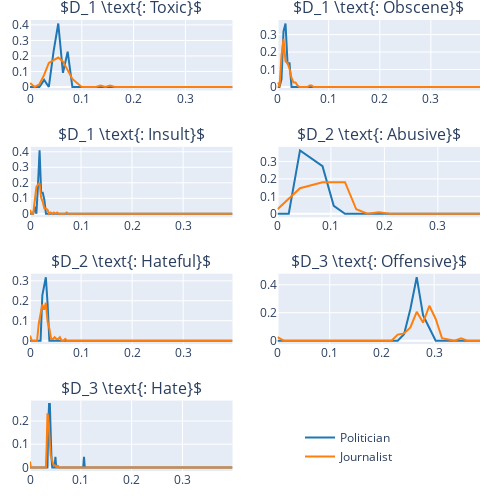

Write notebook code for a chart like this one.
### Code cell
fig = make_subplots(rows=4, cols=2, subplot_titles=names)
fig.update_layout(
    autosize=False,
    width=500,
    height=500)

fig.update_layout(
    legend=dict(x=0.6, y=0),
    margin=dict(l=20, r=20, t=20, b=20)
)

df = target_users_df.loc[target_users_df['gender']=='female']
c = 0
showlegend=True
for col_name in frac_columns:
    all_scores = df[col_name]
    p_scores = df.loc[df['category']=='politician'][col_name]
    j_scores = df.loc[df['category']=='journalist'][col_name]
    bin_edges = np.histogram_bin_edges(all_scores, bins='auto', range=(0.0, 0.4))
    
    weights = np.ones_like(p_scores)/(len(p_scores))
    hist, _= np.histogram(p_scores, bins=bin_edges, weights=weights)
    
    fig.add_trace(
        go.Scatter(
            x=bin_edges, y=hist, 
            name='Politician', 
            mode='lines', 
            legendgroup="group", 
            showlegend=showlegend,
            line=dict(color="#1f77b4"),
        ),
        col= c % 2 + 1, row= c // 2 + 1
    )
    
    weights = np.ones_like(j_scores)/(len(j_scores))
    hist, _= np.histogram(j_scores, bins=bin_edges, weights=weights)
    fig.add_trace(
        go.Scatter(
            x=bin_edges, y=hist,
            name='Journalist', 
            mode='lines', 
            legendgroup="group", 
            showlegend=showlegend,
            line=dict(color="#ff7f0e"),
        ),
        col= c % 2 + 1, row= c // 2 + 1
    )
    c += 1
    showlegend = False
# fig.write_image("figures/victim_harassment_fractions.png")
fig.show()

### Figure 1 — Plotly figure (JSON) as saved in the notebook; plotly's stock layout.template omitted (floating-point values rounded to 4 significant figures; data arrays with more than 128 entries replaced by an {"elided": "..."} marker saying what was removed)
{"data": [{"legendgroup": "group", "line": {"color": "#1f77b4"}, "mode": "lines", "name": "Politician", "showlegend": true, "type": "scatter", "x": [0, 0.009091, 0.01818, 0.02727, 0.03636, 0.04545, 0.05455, 0.06364, 0.07273, 0.08182, 0.09091, 0.1, 0.1091, 0.1182, 0.1273, 0.1364, 0.1455, 0.1545, 0.1636, 0.1727, 0.1818, 0.1909, 0.2, 0.2091, 0.2182, 0.2273, 0.2364, 0.2455, 0.2545, 0.2636, 0.2727, 0.2818, 0.2909, 0.3, 0.3091, 0.3182, 0.3273, 0.3364, 0.3455, 0.3545, 0.3636, 0.3727, 0.3818, 0.3909, 0.4], "xaxis": "x", "y": [0, 0, 0, 0.04545, 0, 0.2273, 0.4091, 0.09091, 0.2273, 0, 0, 0, 0, 0, 0, 0, 0, 0, 0, 0, 0, 0, 0, 0, 0, 0, 0, 0, 0, 0, 0, 0, 0, 0, 0, 0, 0, 0, 0, 0, 0, 0, 0, 0], "yaxis": "y"}, {"legendgroup": "group", "line": {"color": "#ff7f0e"}, "mode": "lines", "name": "Journalist", "showlegend": true, "type": "scatter", "x": [0, 0.009091, 0.01818, 0.02727, 0.03636, 0.04545, 0.05455, 0.06364, 0.07273, 0.08182, 0.09091, 0.1, 0.1091, 0.1182, 0.1273, 0.1364, 0.1455, 0.1545, 0.1636, 0.1727, 0.1818, 0.1909, 0.2, 0.2091, 0.2182, 0.2273, 0.2364, 0.2455, 0.2545, 0.2636, 0.2727, 0.2818, 0.2909, 0.3, 0.3091, 0.3182, 0.3273, 0.3364, 0.3455, 0.3545, 0.3636, 0.3727, 0.3818, 0.3909, 0.4], "xaxis": "x", "y": [0.02586, 0, 0.01724, 0.07759, 0.1552, 0.1724, 0.1897, 0.1638, 0.1034, 0.05172, 0.02586, 0, 0, 0, 0, 0.008621, 0, 0.008621, 0, 0, 0, 0, 0, 0, 0, 0, 0, 0, 0, 0, 0, 0, 0, 0, 0, 0, 0, 0, 0, 0, 0, 0, 0, 0], "yaxis": "y"}, {"legendgroup": "group", "line": {"color": "#1f77b4"}, "mode": "lines", "name": "Politician", "showlegend": false, "type": "scatter", "x": [0, 0.003922, 0.007843, 0.01176, 0.01569, 0.01961, 0.02353, 0.02745, 0.03137, 0.03529, 0.03922, 0.04314, 0.04706, 0.05098, 0.0549, 0.05882, 0.06275, 0.06667, 0.07059, 0.07451, 0.07843, 0.08235, 0.08627, 0.0902, 0.09412, 0.09804, 0.102, 0.1059, 0.1098, 0.1137, 0.1176, 0.1216, 0.1255, 0.1294, 0.1333, 0.1373, 0.1412, 0.1451, 0.149, 0.1529, 0.1569, 0.1608, 0.1647, 0.1686, 0.1725, 0.1765, 0.1804, 0.1843, 0.1882, 0.1922, 0.1961, 0.2, 0.2039, 0.2078, 0.2118, 0.2157, 0.2196, 0.2235, 0.2275, 0.2314, 0.2353, 0.2392, 0.2431, 0.2471, 0.251, 0.2549, 0.2588, 0.2627, 0.2667, 0.2706, 0.2745, 0.2784, 0.2824, 0.2863, 0.2902, 0.2941, 0.298, 0.302, 0.3059, 0.3098, 0.3137, 0.3176, 0.3216, 0.3255, 0.3294, 0.3333, 0.3373, 0.3412, 0.3451, 0.349, 0.3529, 0.3569, 0.3608, 0.3647, 0.3686, 0.3725, 0.3765, 0.3804, 0.3843, 0.3882, 0.3922, 0.3961, 0.4], "xaxis": "x2", "y": [0, 0, 0.04545, 0.3182, 0.3636, 0.1364, 0.1364, 0, 0, 0, 0, 0, 0, 0, 0, 0, 0, 0, 0, 0, 0, 0, 0, 0, 0, 0, 0, 0, 0, 0, 0, 0, 0, 0, 0, 0, 0, 0, 0, 0, 0, 0, 0, 0, 0, 0, 0, 0, 0, 0, 0, 0, 0, 0, 0, 0, 0, 0, 0, 0, 0, 0, 0, 0, 0, 0, 0, 0, 0, 0, 0, 0, 0, 0, 0, 0, 0, 0, 0, 0, 0, 0, 0, 0, 0, 0, 0, 0, 0, 0, 0, 0, 0, 0, 0, 0, 0, 0, 0, 0, 0, 0], "yaxis": "y2"}, {"legendgroup": "group", "line": {"color": "#ff7f0e"}, "mode": "lines", "name": "Journalist", "showlegend": false, "type": "scatter", "x": [0, 0.003922, 0.007843, 0.01176, 0.01569, 0.01961, 0.02353, 0.02745, 0.03137, 0.03529, 0.03922, 0.04314, 0.04706, 0.05098, 0.0549, 0.05882, 0.06275, 0.06667, 0.07059, 0.07451, 0.07843, 0.08235, 0.08627, 0.0902, 0.09412, 0.09804, 0.102, 0.1059, 0.1098, 0.1137, 0.1176, 0.1216, 0.1255, 0.1294, 0.1333, 0.1373, 0.1412, 0.1451, 0.149, 0.1529, 0.1569, 0.1608, 0.1647, 0.1686, 0.1725, 0.1765, 0.1804, 0.1843, 0.1882, 0.1922, 0.1961, 0.2, 0.2039, 0.2078, 0.2118, 0.2157, 0.2196, 0.2235, 0.2275, 0.2314, 0.2353, 0.2392, 0.2431, 0.2471, 0.251, 0.2549, 0.2588, 0.2627, 0.2667, 0.2706, 0.2745, 0.2784, 0.2824, 0.2863, 0.2902, 0.2941, 0.298, 0.302, 0.3059, 0.3098, 0.3137, 0.3176, 0.3216, 0.3255, 0.3294, 0.3333, 0.3373, 0.3412, 0.3451, 0.349, 0.3529, 0.3569, 0.3608, 0.3647, 0.3686, 0.3725, 0.3765, 0.3804, 0.3843, 0.3882, 0.3922, 0.3961, 0.4], "xaxis": "x2", "y": [0.02586, 0, 0.181, 0.2759, 0.1466, 0.1379, 0.1034, 0.05172, 0.02586, 0.02586, 0.008621, 0, 0, 0, 0, 0, 0.008621, 0.008621, 0, 0, 0, 0, 0, 0, 0, 0, 0, 0, 0, 0, 0, 0, 0, 0, 0, 0, 0, 0, 0, 0, 0, 0, 0, 0, 0, 0, 0, 0, 0, 0, 0, 0, 0, 0, 0, 0, 0, 0, 0, 0, 0, 0, 0, 0, 0, 0, 0, 0, 0, 0, 0, 0, 0, 0, 0, 0, 0, 0, 0, 0, 0, 0, 0, 0, 0, 0, 0, 0, 0, 0, 0, 0, 0, 0, 0, 0, 0, 0, 0, 0, 0, 0], "yaxis": "y2"}, {"legendgroup": "group", "line": {"color": "#1f77b4"}, "mode": "lines", "name": "Politician", "showlegend": false, "type": "scatter", "x": {"elided": "129 float values"}, "xaxis": "x3", "y": [0, 0, 0, 0.04545, 0, 0.1818, 0.4091, 0.1364, 0.1364, 0.09091, 0, 0, 0, 0, 0, 0, 0, 0, 0, 0, 0, 0, 0, 0, 0, 0, 0, 0, 0, 0, 0, 0, 0, 0, 0, 0, 0, 0, 0, 0, 0, 0, 0, 0, 0, 0, 0, 0, 0, 0, 0, 0, 0, 0, 0, 0, 0, 0, 0, 0, 0, 0, 0, 0, 0, 0, 0, 0, 0, 0, 0, 0, 0, 0, 0, 0, 0, 0, 0, 0, 0, 0, 0, 0, 0, 0, 0, 0, 0, 0, 0, 0, 0, 0, 0, 0, 0, 0, 0, 0, 0, 0, 0, 0, 0, 0, 0, 0, 0, 0, 0, 0, 0, 0, 0, 0, 0, 0, 0, 0, 0, 0, 0, 0, 0, 0, 0, 0], "yaxis": "y3"}, {"legendgroup": "group", "line": {"color": "#ff7f0e"}, "mode": "lines", "name": "Journalist", "showlegend": false, "type": "scatter", "x": {"elided": "129 float values"}, "xaxis": "x3", "y": [0.02586, 0, 0, 0.1034, 0.1724, 0.1897, 0.1983, 0.1034, 0.07759, 0.03448, 0.03448, 0.02586, 0, 0.008621, 0, 0.008621, 0, 0.008621, 0, 0, 0, 0, 0, 0.008621, 0, 0, 0, 0, 0, 0, 0, 0, 0, 0, 0, 0, 0, 0, 0, 0, 0, 0, 0, 0, 0, 0, 0, 0, 0, 0, 0, 0, 0, 0, 0, 0, 0, 0, 0, 0, 0, 0, 0, 0, 0, 0, 0, 0, 0, 0, 0, 0, 0, 0, 0, 0, 0, 0, 0, 0, 0, 0, 0, 0, 0, 0, 0, 0, 0, 0, 0, 0, 0, 0, 0, 0, 0, 0, 0, 0, 0, 0, 0, 0, 0, 0, 0, 0, 0, 0, 0, 0, 0, 0, 0, 0, 0, 0, 0, 0, 0, 0, 0, 0, 0, 0, 0, 0], "yaxis": "y3"}, {"legendgroup": "group", "line": {"color": "#1f77b4"}, "mode": "lines", "name": "Politician", "showlegend": false, "type": "scatter", "x": [0, 0.02105, 0.04211, 0.06316, 0.08421, 0.1053, 0.1263, 0.1474, 0.1684, 0.1895, 0.2105, 0.2316, 0.2526, 0.2737, 0.2947, 0.3158, 0.3368, 0.3579, 0.3789, 0.4], "xaxis": "x4", "y": [0, 0, 0.3636, 0.3182, 0.2727, 0.04545, 0, 0, 0, 0, 0, 0, 0, 0, 0, 0, 0, 0, 0], "yaxis": "y4"}, {"legendgroup": "group", "line": {"color": "#ff7f0e"}, "mode": "lines", "name": "Journalist", "showlegend": false, "type": "scatter", "x": [0, 0.02105, 0.04211, 0.06316, 0.08421, 0.1053, 0.1263, 0.1474, 0.1684, 0.1895, 0.2105, 0.2316, 0.2526, 0.2737, 0.2947, 0.3158, 0.3368, 0.3579, 0.3789, 0.4], "xaxis": "x4", "y": [0.02586, 0.08621, 0.1466, 0.1638, 0.181, 0.181, 0.181, 0.02586, 0, 0.008621, 0, 0, 0, 0, 0, 0, 0, 0, 0], "yaxis": "y4"}, {"legendgroup": "group", "line": {"color": "#1f77b4"}, "mode": "lines", "name": "Politician", "showlegend": false, "type": "scatter", "x": [0, 0.003448, 0.006897, 0.01034, 0.01379, 0.01724, 0.02069, 0.02414, 0.02759, 0.03103, 0.03448, 0.03793, 0.04138, 0.04483, 0.04828, 0.05172, 0.05517, 0.05862, 0.06207, 0.06552, 0.06897, 0.07241, 0.07586, 0.07931, 0.08276, 0.08621, 0.08966, 0.0931, 0.09655, 0.1, 0.1034, 0.1069, 0.1103, 0.1138, 0.1172, 0.1207, 0.1241, 0.1276, 0.131, 0.1345, 0.1379, 0.1414, 0.1448, 0.1483, 0.1517, 0.1552, 0.1586, 0.1621, 0.1655, 0.169, 0.1724, 0.1759, 0.1793, 0.1828, 0.1862, 0.1897, 0.1931, 0.1966, 0.2, 0.2034, 0.2069, 0.2103, 0.2138, 0.2172, 0.2207, 0.2241, 0.2276, 0.231, 0.2345, 0.2379, 0.2414, 0.2448, 0.2483, 0.2517, 0.2552, 0.2586, 0.2621, 0.2655, 0.269, 0.2724, 0.2759, 0.2793, 0.2828, 0.2862, 0.2897, 0.2931, 0.2966, 0.3, 0.3034, 0.3069, 0.3103, 0.3138, 0.3172, 0.3207, 0.3241, 0.3276, 0.331, 0.3345, 0.3379, 0.3414, 0.3448, 0.3483, 0.3517, 0.3552, 0.3586, 0.3621, 0.3655, 0.369, 0.3724, 0.3759, 0.3793, 0.3828, 0.3862, 0.3897, 0.3931, 0.3966, 0.4], "xaxis": "x5", "y": [0, 0, 0, 0, 0, 0, 0, 0.2273, 0.2727, 0.3182, 0.1818, 0, 0, 0, 0, 0, 0, 0, 0, 0, 0, 0, 0, 0, 0, 0, 0, 0, 0, 0, 0, 0, 0, 0, 0, 0, 0, 0, 0, 0, 0, 0, 0, 0, 0, 0, 0, 0, 0, 0, 0, 0, 0, 0, 0, 0, 0, 0, 0, 0, 0, 0, 0, 0, 0, 0, 0, 0, 0, 0, 0, 0, 0, 0, 0, 0, 0, 0, 0, 0, 0, 0, 0, 0, 0, 0, 0, 0, 0, 0, 0, 0, 0, 0, 0, 0, 0, 0, 0, 0, 0, 0, 0, 0, 0, 0, 0, 0, 0, 0, 0, 0, 0, 0, 0, 0], "yaxis": "y5"}, {"legendgroup": "group", "line": {"color": "#ff7f0e"}, "mode": "lines", "name": "Journalist", "showlegend": false, "type": "scatter", "x": [0, 0.003448, 0.006897, 0.01034, 0.01379, 0.01724, 0.02069, 0.02414, 0.02759, 0.03103, 0.03448, 0.03793, 0.04138, 0.04483, 0.04828, 0.05172, 0.05517, 0.05862, 0.06207, 0.06552, 0.06897, 0.07241, 0.07586, 0.07931, 0.08276, 0.08621, 0.08966, 0.0931, 0.09655, 0.1, 0.1034, 0.1069, 0.1103, 0.1138, 0.1172, 0.1207, 0.1241, 0.1276, 0.131, 0.1345, 0.1379, 0.1414, 0.1448, 0.1483, 0.1517, 0.1552, 0.1586, 0.1621, 0.1655, 0.169, 0.1724, 0.1759, 0.1793, 0.1828, 0.1862, 0.1897, 0.1931, 0.1966, 0.2, 0.2034, 0.2069, 0.2103, 0.2138, 0.2172, 0.2207, 0.2241, 0.2276, 0.231, 0.2345, 0.2379, 0.2414, 0.2448, 0.2483, 0.2517, 0.2552, 0.2586, 0.2621, 0.2655, 0.269, 0.2724, 0.2759, 0.2793, 0.2828, 0.2862, 0.2897, 0.2931, 0.2966, 0.3, 0.3034, 0.3069, 0.3103, 0.3138, 0.3172, 0.3207, 0.3241, 0.3276, 0.331, 0.3345, 0.3379, 0.3414, 0.3448, 0.3483, 0.3517, 0.3552, 0.3586, 0.3621, 0.3655, 0.369, 0.3724, 0.3759, 0.3793, 0.3828, 0.3862, 0.3897, 0.3931, 0.3966, 0.4], "xaxis": "x5", "y": [0.02586, 0, 0, 0, 0, 0.08621, 0.1293, 0.181, 0.1552, 0.1897, 0.09483, 0.06034, 0.008621, 0.008621, 0.01724, 0.008621, 0.008621, 0.01724, 0, 0, 0.008621, 0, 0, 0, 0, 0, 0, 0, 0, 0, 0, 0, 0, 0, 0, 0, 0, 0, 0, 0, 0, 0, 0, 0, 0, 0, 0, 0, 0, 0, 0, 0, 0, 0, 0, 0, 0, 0, 0, 0, 0, 0, 0, 0, 0, 0, 0, 0, 0, 0, 0, 0, 0, 0, 0, 0, 0, 0, 0, 0, 0, 0, 0, 0, 0, 0, 0, 0, 0, 0, 0, 0, 0, 0, 0, 0, 0, 0, 0, 0, 0, 0, 0, 0, 0, 0, 0, 0, 0, 0, 0, 0, 0, 0, 0, 0], "yaxis": "y5"}, {"legendgroup": "group", "line": {"color": "#1f77b4"}, "mode": "lines", "name": "Politician", "showlegend": false, "type": "scatter", "x": [0, 0.01212, 0.02424, 0.03636, 0.04848, 0.06061, 0.07273, 0.08485, 0.09697, 0.1091, 0.1212, 0.1333, 0.1455, 0.1576, 0.1697, 0.1818, 0.1939, 0.2061, 0.2182, 0.2303, 0.2424, 0.2545, 0.2667, 0.2788, 0.2909, 0.303, 0.3152, 0.3273, 0.3394, 0.3515, 0.3636, 0.3758, 0.3879, 0.4], "xaxis": "x6", "y": [0, 0, 0, 0, 0, 0, 0, 0, 0, 0, 0, 0, 0, 0, 0, 0, 0, 0, 0, 0, 0.04545, 0.2273, 0.4545, 0.1818, 0.09091, 0, 0, 0, 0, 0, 0, 0, 0], "yaxis": "y6"}, {"legendgroup": "group", "line": {"color": "#ff7f0e"}, "mode": "lines", "name": "Journalist", "showlegend": false, "type": "scatter", "x": [0, 0.01212, 0.02424, 0.03636, 0.04848, 0.06061, 0.07273, 0.08485, 0.09697, 0.1091, 0.1212, 0.1333, 0.1455, 0.1576, 0.1697, 0.1818, 0.1939, 0.2061, 0.2182, 0.2303, 0.2424, 0.2545, 0.2667, 0.2788, 0.2909, 0.303, 0.3152, 0.3273, 0.3394, 0.3515, 0.3636, 0.3758, 0.3879, 0.4], "xaxis": "x6", "y": [0.02586, 0, 0, 0, 0, 0, 0, 0, 0, 0, 0, 0, 0, 0, 0, 0, 0, 0, 0, 0.0431, 0.05172, 0.09483, 0.2069, 0.1293, 0.25, 0.1552, 0.01724, 0.008621, 0, 0.01724, 0, 0, 0], "yaxis": "y6"}, {"legendgroup": "group", "line": {"color": "#1f77b4"}, "mode": "lines", "name": "Politician", "showlegend": false, "type": "scatter", "x": {"elided": "257 float values"}, "xaxis": "x7", "y": {"elided": "256 float values"}, "yaxis": "y7"}, {"legendgroup": "group", "line": {"color": "#ff7f0e"}, "mode": "lines", "name": "Journalist", "showlegend": false, "type": "scatter", "x": {"elided": "257 float values"}, "xaxis": "x7", "y": {"elided": "256 float values"}, "yaxis": "y7"}], "layout": {"annotations": [{"font": {"size": 16}, "showarrow": false, "text": "$D_1 \\text{: Toxic}$", "x": 0.225, "xanchor": "center", "xref": "paper", "y": 1, "yanchor": "bottom", "yref": "paper"}, {"font": {"size": 16}, "showarrow": false, "text": "$D_1 \\text{: Obscene}$", "x": 0.775, "xanchor": "center", "xref": "paper", "y": 1, "yanchor": "bottom", "yref": "paper"}, {"font": {"size": 16}, "showarrow": false, "text": "$D_1 \\text{: Insult}$", "x": 0.225, "xanchor": "center", "xref": "paper", "y": 0.7188, "yanchor": "bottom", "yref": "paper"}, {"font": {"size": 16}, "showarrow": false, "text": "$D_2 \\text{: Abusive}$", "x": 0.775, "xanchor": "center", "xref": "paper", "y": 0.7188, "yanchor": "bottom", "yref": "paper"}, {"font": {"size": 16}, "showarrow": false, "text": "$D_2 \\text{: Hateful}$", "x": 0.225, "xanchor": "center", "xref": "paper", "y": 0.4375, "yanchor": "bottom", "yref": "paper"}, {"font": {"size": 16}, "showarrow": false, "text": "$D_3 \\text{: Offensive}$", "x": 0.775, "xanchor": "center", "xref": "paper", "y": 0.4375, "yanchor": "bottom", "yref": "paper"}, {"font": {"size": 16}, "showarrow": false, "text": "$D_3 \\text{: Hate}$", "x": 0.225, "xanchor": "center", "xref": "paper", "y": 0.1562, "yanchor": "bottom", "yref": "paper"}], "autosize": false, "height": 500, "legend": {"x": 0.6, "y": 0}, "margin": {"b": 20, "l": 20, "r": 20, "t": 20}, "width": 500, "xaxis": {"anchor": "y", "domain": [0, 0.45]}, "xaxis2": {"anchor": "y2", "domain": [0.55, 1]}, "xaxis3": {"anchor": "y3", "domain": [0, 0.45]}, "xaxis4": {"anchor": "y4", "domain": [0.55, 1]}, "xaxis5": {"anchor": "y5", "domain": [0, 0.45]}, "xaxis6": {"anchor": "y6", "domain": [0.55, 1]}, "xaxis7": {"anchor": "y7", "domain": [0, 0.45]}, "xaxis8": {"anchor": "y8", "domain": [0.55, 1]}, "yaxis": {"anchor": "x", "domain": [0.8438, 1]}, "yaxis2": {"anchor": "x2", "domain": [0.8438, 1]}, "yaxis3": {"anchor": "x3", "domain": [0.5625, 0.7188]}, "yaxis4": {"anchor": "x4", "domain": [0.5625, 0.7188]}, "yaxis5": {"anchor": "x5", "domain": [0.2812, 0.4375]}, "yaxis6": {"anchor": "x6", "domain": [0.2812, 0.4375]}, "yaxis7": {"anchor": "x7", "domain": [0, 0.1562]}, "yaxis8": {"anchor": "x8", "domain": [0, 0.1562]}}}
